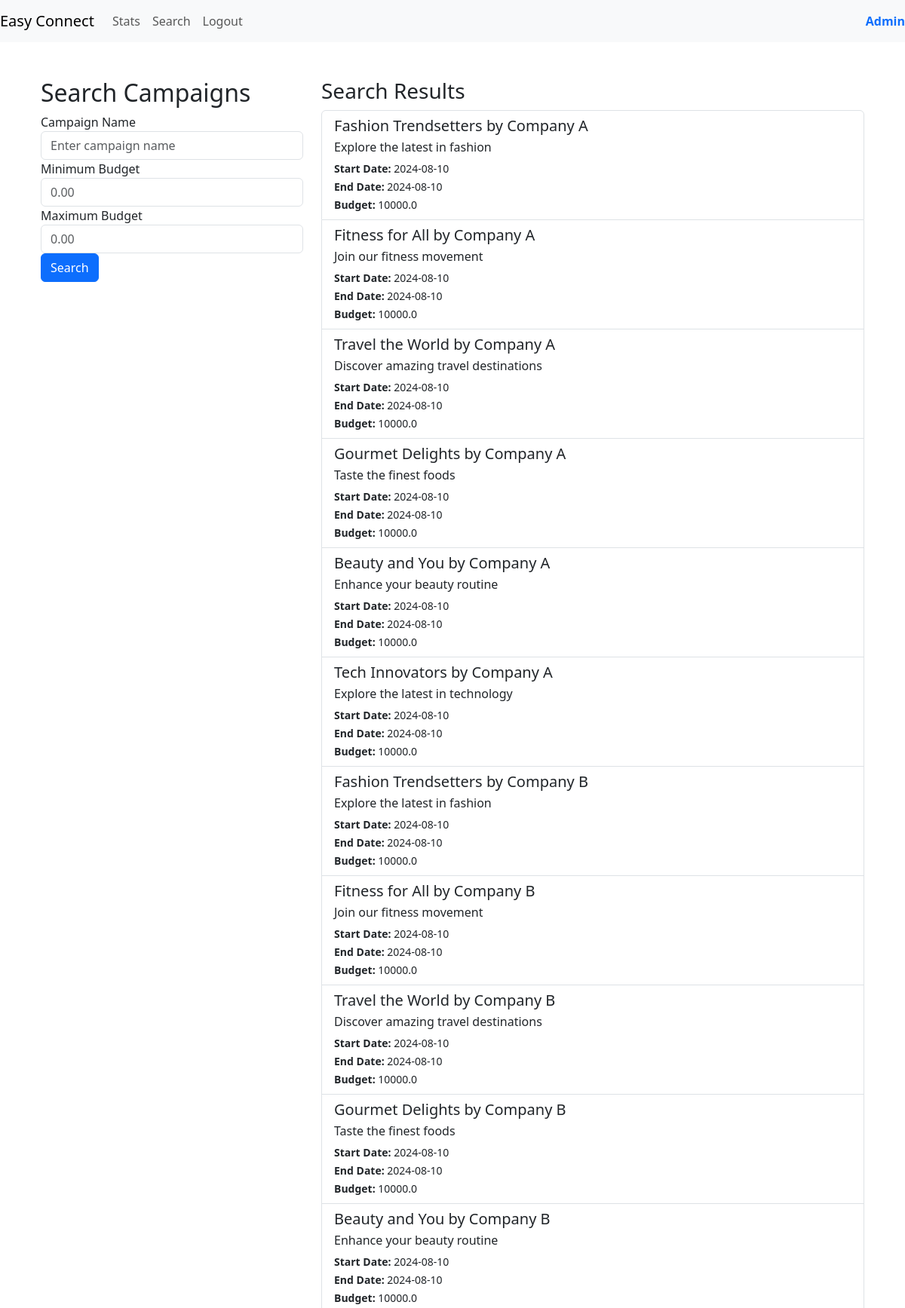
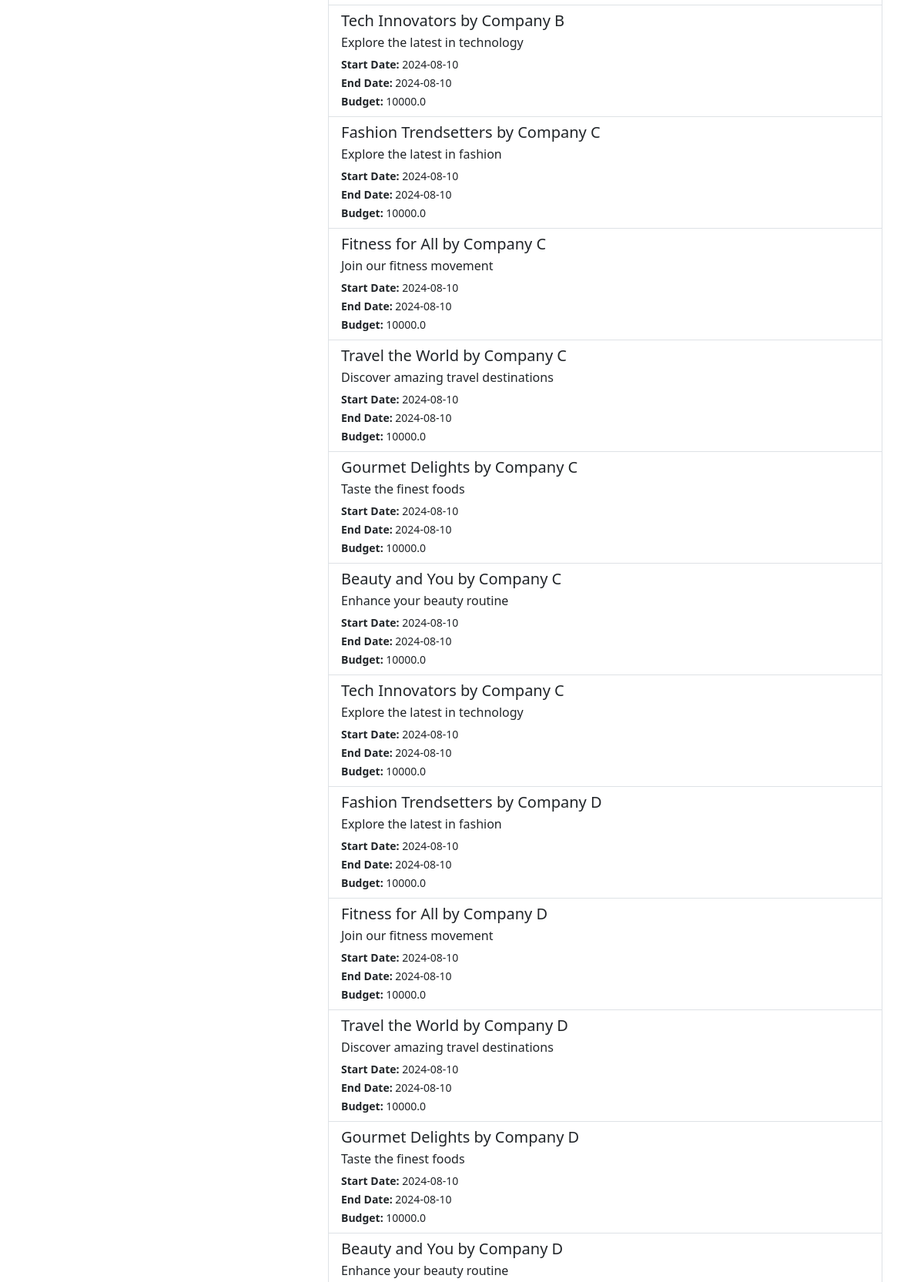
The page /campaign_search (signed in, upper part) on the database its author committed (2 pictures, top to bottom).
### models.py (models this page shows)
class Campaign(db.Model):
    __tablename__ = 'campaign'
    campaign_id = db.Column(db.Integer, primary_key=True, autoincrement=True)
    sponsor_id = db.Column(db.Integer, db.ForeignKey('sponsors.sponsor_id'), nullable=False)
    name = db.Column(db.String(32),unique=True, nullable=False)
    description = db.Column(db.String(128))
    start_date = db.Column(db.Date)
    end_date = db.Column(db.Date)
    budget = db.Column(db.Float(10, 2), nullable=False)
    visibility = db.Column(Enum('private', 'public', name='visibility_types'), default='public', nullable=False)
    goals = db.Column(db.String(128))
    niche = db.Column(db.String(32),nullable=False)
    campaign_status = db.Column(Enum('ongoing', 'flagged', 'deleted', 'completed' ,name='campaign_status_types'), default='ongoing', nullable=False)
    sponsor = db.relationship('Sponsor', backref=db.backref('campaigns', lazy=True))

### routes.py (the view, shortened to what this page needs)
@app.route('/campaign_search', methods=['GET', 'POST'])
@auth_rep
def influencer_search():  #will be used by influencer and admin to search for campaigns
    if session['role_id'] == 1:
            query = Campaign.query
    search_results = query.all()
    return render_template('campaign_search.html', search_results=search_results)

### routes.py (called while the page is built)
def auth_rep(func):
    @wraps(func)
    def inner(*args,**kwargs):
        if 'user_id' in session:
            user = User.query.get(session['user_id'])
            if user.is_flagged:
                flash('Your account is flagged and cannot perform this action.', 'error')
                return redirect(url_for('login'))
            return func(*args,**kwargs)
        else:
            flash('You are not logged in,Please login to proceed','error')
            return redirect(url_for('login'))
    return inner

### templates/campaign_search.html (shortened to what this page needs)
{% extends 'layout.html' %}
{% block content %}
<div class="container">
    <div class="row">
        <div class="col-md-4">
            <h2>Search Campaigns</h2>
            <form action="{{ url_for('influencer_search') }}" method="POST">
                <div class="form-group">
                    <label for="search_query">Campaign Name</label>
                    <input type="text" name="search_query" id="search_query" class="form-control" placeholder="Enter campaign name">
                </div>
                <div class="form-group">
                    <label for="min_budget">Minimum Budget</label>
                    <input type="number" name="min_budget" id="min_budget" class="form-control" placeholder="0.00" step="0.01">
                </div>
                <div class="form-group">
                    <label for="max_budget">Maximum Budget</label>
                    <input type="number" name="max_budget" id="max_budget" class="form-control" placeholder="0.00" step="0.01">
                </div>
                <button type="submit" class="btn btn-primary">Search</button>
            </form>
        </div>
        <div class="col-md-8">
            <h3>Search Results</h3>
            <div class="list-group">
                {% if search_results %}
                    {% for campaign in search_results %}
                        <a href="{{ url_for('campaign_details', campaign_id=campaign.campaign_id) }}" class="list-group-item list-group-item-action">
                            <h5 class="mb-1">{{ campaign.name }}</h5>
                            <p class="mb-1">{{ campaign.description }}</p>
                            <small><strong>Start Date:</strong> {{ campaign.start_date }}</small><br>
                            <small><strong>End Date:</strong> {{ campaign.end_date }}</small><br>
                            <small><strong>Budget:</strong> {{ campaign.budget | default(0) | float | round(2) }}</small>
                        </a>
                    {% endfor %}
                {% else %}
                    <p>No campaigns found matching your criteria.</p>
                {% endif %}
            </div>
        </div>
    </div>
</div>
{% endblock %}

### rows shown on the page
Campaign: name "Fashion Trendsetters by Company A", description "Explore the latest in fashion", start_date "2024-08-10", end_date "2024-08-10", budget "10000.0"
Campaign: name "Fitness for All by Company A", description "Join our fitness movement", start_date "2024-08-10", end_date "2024-08-10", budget "10000.0"
Campaign: name "Travel the World by Company A", description "Discover amazing travel destinations", start_date "2024-08-10", end_date "2024-08-10", budget "10000.0"
Campaign: name "Gourmet Delights by Company A", description "Taste the finest foods", start_date "2024-08-10", end_date "2024-08-10", budget "10000.0"
Campaign: name "Beauty and You by Company A", description "Enhance your beauty routine", start_date "2024-08-10", end_date "2024-08-10", budget "10000.0"
Campaign: name "Tech Innovators by Company A", description "Explore the latest in technology", start_date "2024-08-10", end_date "2024-08-10", budget "10000.0"
Campaign: name "Fashion Trendsetters by Company B", description "Explore the latest in fashion", start_date "2024-08-10", end_date "2024-08-10", budget "10000.0"
Campaign: name "Fitness for All by Company B", description "Join our fitness movement", start_date "2024-08-10", end_date "2024-08-10", budget "10000.0"
Campaign: name "Travel the World by Company B", description "Discover amazing travel destinations", start_date "2024-08-10", end_date "2024-08-10", budget "10000.0"
Campaign: name "Gourmet Delights by Company B", description "Taste the finest foods", start_date "2024-08-10", end_date "2024-08-10", budget "10000.0"
Campaign: name "Beauty and You by Company B", description "Enhance your beauty routine", start_date "2024-08-10", end_date "2024-08-10", budget "10000.0"
Campaign: name "Tech Innovators by Company B", description "Explore the latest in technology", start_date "2024-08-10", end_date "2024-08-10", budget "10000.0"
Campaign: name "Fashion Trendsetters by Company C", description "Explore the latest in fashion", start_date "2024-08-10", end_date "2024-08-10", budget "10000.0"
Campaign: name "Fitness for All by Company C", description "Join our fitness movement", start_date "2024-08-10", end_date "2024-08-10", budget "10000.0"
Campaign: name "Travel the World by Company C", description "Discover amazing travel destinations", start_date "2024-08-10", end_date "2024-08-10", budget "10000.0"
Campaign: name "Gourmet Delights by Company C", description "Taste the finest foods", start_date "2024-08-10", end_date "2024-08-10", budget "10000.0"
Campaign: name "Beauty and You by Company C", description "Enhance your beauty routine", start_date "2024-08-10", end_date "2024-08-10", budget "10000.0"
Campaign: name "Tech Innovators by Company C", description "Explore the latest in technology", start_date "2024-08-10", end_date "2024-08-10", budget "10000.0"
Campaign: name "Fashion Trendsetters by Company D", description "Explore the latest in fashion", start_date "2024-08-10", end_date "2024-08-10", budget "10000.0"
Campaign: name "Fitness for All by Company D", description "Join our fitness movement", start_date "2024-08-10", end_date "2024-08-10", budget "10000.0"
Campaign: name "Travel the World by Company D", description "Discover amazing travel destinations", start_date "2024-08-10", end_date "2024-08-10", budget "10000.0"
Campaign: name "Gourmet Delights by Company D", description "Taste the finest foods", start_date "2024-08-10", end_date "2024-08-10", budget "10000.0"
Campaign: name "Beauty and You by Company D", description "Enhance your beauty routine"
